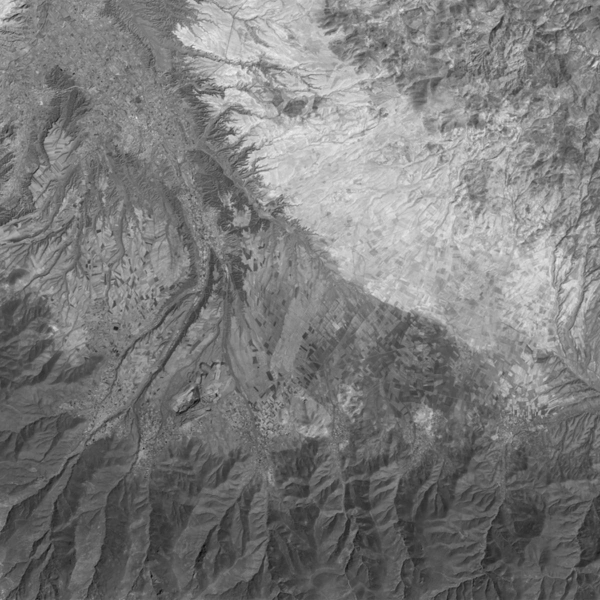
#> input picture corpus/AndasolChangePair/Andasol_09051987.jpg, 1200 x 1200 px, found by its file name (shown at 1/2 size)
$ jupyter execute ISRO_2000IEEE_V2.ipynb
#> lines starting #> are read from the running program, lines starting #| are printed output that depends on the picture
[cell 1]
from google.colab import drive
drive.mount('/content/drive')

[cell 2]
path1 = '/content/drive/My Drive/ISRO/corpus/AndasolChangePair/Andasol_09051987.jpg'
path2 = '/content/drive/My Drive/ISRO/corpus/AndasolChangePair/Andasol_09122013.jpg'

[cell 3]
import numpy as np
import cv2
from matplotlib import pyplot as plt

[cell 4]
X1 = cv2.imread(path1, 0)
#> X1 is the input picture: shape (1200, 1200); min 5, max 247, mean 122.8
X2 = cv2.imread(path2, 0)
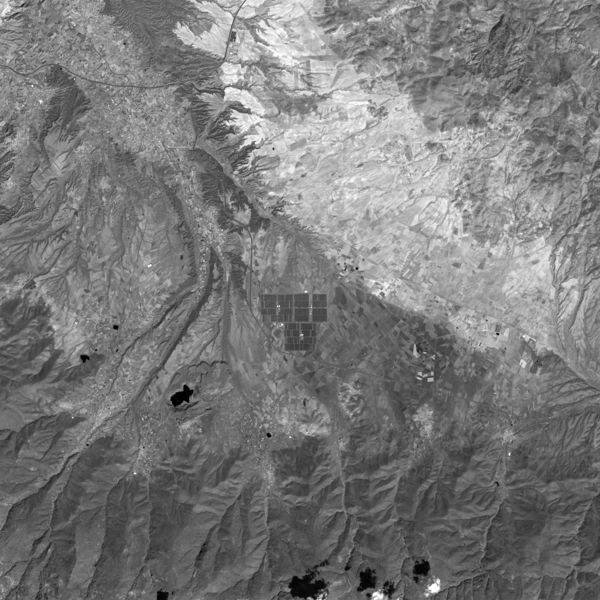
#> input picture corpus/AndasolChangePair/Andasol_09122013.jpg, 1200 x 1200 px, found by its file name (shown at 1/2 size)
#> X2 is the input picture: shape (1200, 1200); min 0, max 255, mean 121.2
plt.imshow(X1)
plt.show()
plt.imshow(X2)
plt.show()

[cell 5]
frame = X1
bgsub = cv2.createBackgroundSubtractorMOG2(500, varThreshold = 260)
mask1 = bgsub.apply(X1, )
#> mask1: shape (1200, 1200); every value is 127
plt.imshow(mask1)
plt.show()
mask1 = bgsub.apply(X2)
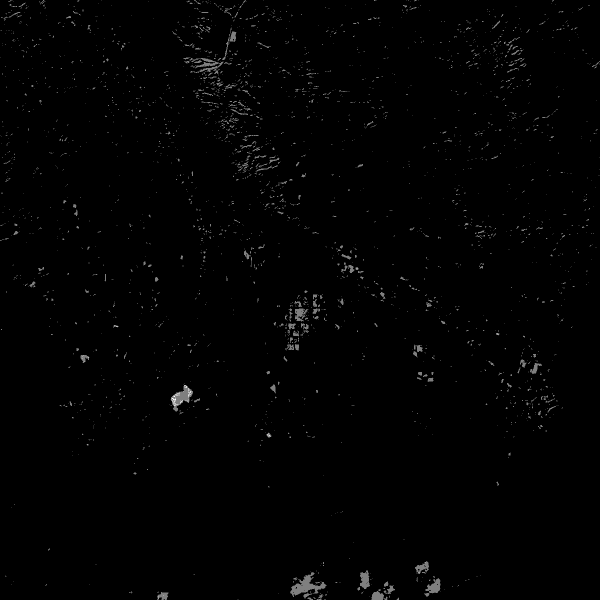
#> mask1: shape (1200, 1200) (shown at 1/2 size); min 0, max 255, mean 2.1
plt.imshow(mask1)
plt.show()
print(mask1.shape)
#| (1200, 1200)

[cell 6]
from google.colab.patches import cv2_imshow
mask1 = cv2.resize(mask1, (500, 500))
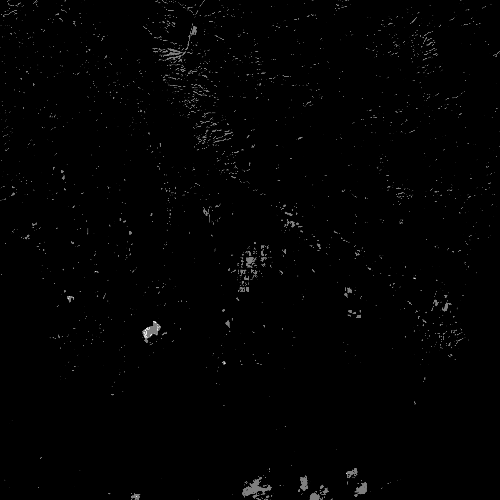
#> mask1: shape (500, 500); min 0, max 255, mean 2.1
_, mask1 = cv2.threshold(mask1, 10, 255, cv2.THRESH_BINARY)
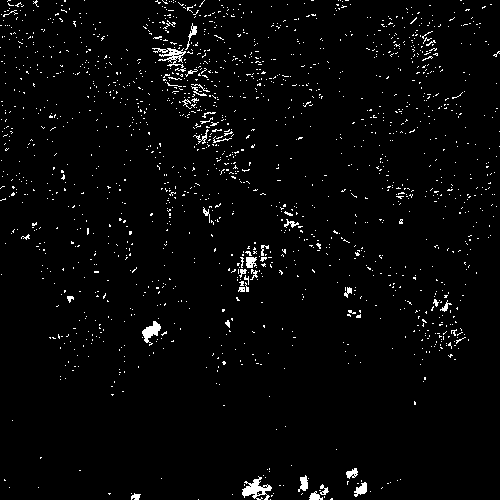
#> mask1: shape (500, 500); 2.6% white in thin lines or dots
cv2_imshow(mask1)
